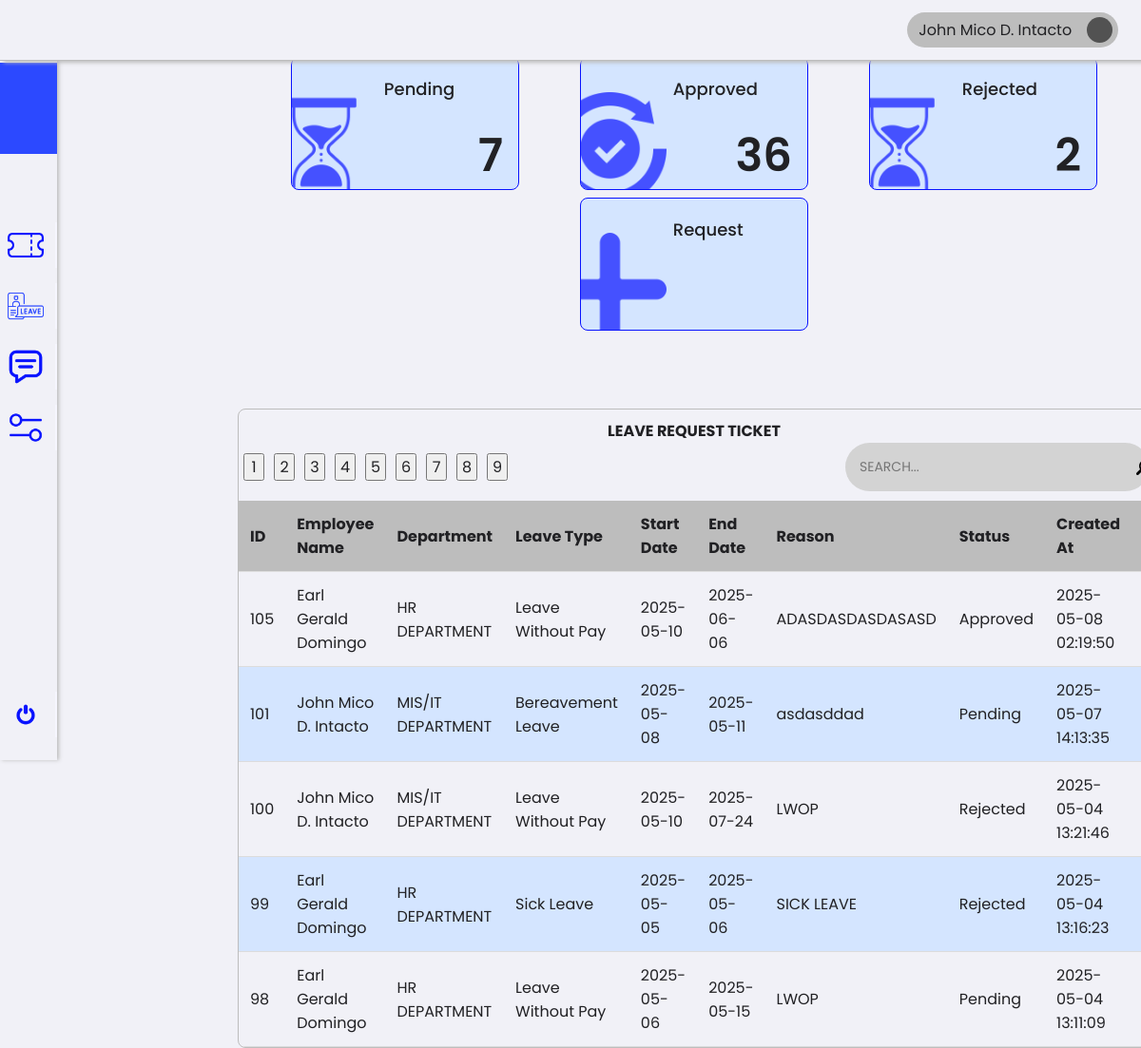
The page /1/employee/leave.php (signed in) on the database its author committed.
### tables this page shows
CREATE TABLE `leave_requests` (
  `id` int(11) NOT NULL,
  `employee_id` int(11) NOT NULL,
  `leave_types` varchar(50) DEFAULT NULL,
  `start_date` date NOT NULL,
  `end_date` date NOT NULL,
  `reason` text NOT NULL,
  `status` enum('Pending','Approved','Rejected') DEFAULT 'Pending',
  `created_at` timestamp NOT NULL DEFAULT current_timestamp(),
  `approved_by` int(11) DEFAULT NULL,
  `updated_at` timestamp NULL DEFAULT NULL ON UPDATE current_timestamp()
);

CREATE TABLE `users` (
  `id` int(11) NOT NULL,
  `name` varchar(255) NOT NULL,
  `email` varchar(255) NOT NULL,
  `password` varchar(255) NOT NULL,
  `role` enum('Employee','HR','HR HEAD','Admin','Super Admin') NOT NULL,
  `department` varchar(255) DEFAULT NULL,
  `status` enum('Active','Inactive') NOT NULL,
  `created_at` timestamp NOT NULL DEFAULT current_timestamp()
);

### 0/includes/platesHrFilter.php (called while the page is built, shortened)
<?php
try {
    require 'db.php';
    $currentUserId = $_SESSION['user_id'] ?? null;
    if ($currentUserId) {
        $sql = "SELECT status, COUNT(*) AS count FROM tickets
                WHERE status IN ('Open', 'In Progress', 'Resolved')
                AND (assigned_to = :userId OR employee_id = :userId)
                GROUP BY status";
        $stmt = $pdo->prepare($sql);
        $stmt->bindParam(':userId', $currentUserId, PDO::PARAM_INT);
        $stmt->execute();
    }
    if ($currentUserId) {
        $countSql = "SELECT COUNT(*) FROM tickets WHERE assigned_to = :userId OR employee_id = :userId";
        $stmt = $pdo->prepare($countSql);
        $stmt->bindParam(':userId', $currentUserId, PDO::PARAM_INT);
        $stmt->execute();
        $sql = "SELECT
                    t.id,
                    e.name AS employee_name,
                    e.department AS employee_department,  -- Fetch the department of the ticket submitter
                    t.subject,
                    t.description,
                    t.status,
                    t.priority,
                    c.name AS category_name,
                    a.name AS assigned_to_name,
                    a.department AS assigned_department, -- Fix department selection
                    t.created_at,
                    t.start_at,
                    t.updated_at
                FROM tickets t
            LEFT JOIN users e ON t.employee_id = e.id  -- Ticket submitter
            LEFT JOIN users a ON t.assigned_to = a.id  -- Assigned user
            LEFT JOIN categories c ON t.category_id = c.id
            WHERE t.assigned_to = :userId OR t.employee_id = :userId
            ORDER BY t.created_at DESC";
        $stmt = $pdo->prepare($sql);
        $stmt->bindParam(':userId', $currentUserId, PDO::PARAM_INT);
        $stmt->execute();
    } else {
        $tickets = [];
        $totalRecords = 0;
    }
} catch (PDOException $e) {
    die("Database connection failed: " . $e->getMessage());
}
$userRole = $_SESSION['role'];
$userId = $_SESSION['user_id'];
try {
    if ($userRole === 'Employee') {
        $stmt = $pdo->prepare("
            SELECT
                lr.id,
                lr.employee_id,
                u.name AS name,
                u.department AS department,
                lr.leave_types,
                lr.start_date,
                lr.end_date,
                lr.reason,
                lr.status,
                lr.created_at,
                approver.name AS approved_by_name,
                lr.updated_at
            FROM leave_requests lr
            LEFT JOIN users u ON lr.employee_id = u.id
            LEFT JOIN users approver ON lr.approved_by = approver.id
            WHERE lr.employee_id = :user_id
            ORDER BY lr.created_at DESC
        ");
        $stmt->bindParam(':user_id', $userId, PDO::PARAM_INT);
    } else {
        $stmt = $pdo->prepare("
            SELECT
                lr.id,
                lr.employee_id,
                u.name AS name,
                u.department AS department,
                lr.leave_types,
                lr.start_date,
                lr.end_date,
                lr.reason,
                lr.status,
                lr.created_at,
                approver.name AS approved_by_name,
                lr.updated_at
            FROM leave_requests lr
            LEFT JOIN users u ON lr.employee_id = u.id
            LEFT JOIN users approver ON lr.approved_by = approver.id
            ORDER BY lr.created_at DESC
        ");
    }
    $stmt->execute();
    $leave_requests = $stmt->fetchAll(PDO::FETCH_ASSOC);
} catch (PDOException $e) {
    error_log("Database Error: " . $e->getMessage());
    $leave_requests = [];
}
$userRole = $_SESSION['role'];
$userId = $_SESSION['user_id'];
try {
    if ($userRole === 'Employee') {
        $stmt = $pdo->prepare("
            SELECT status, COUNT(*) AS count
            FROM leave_requests
            WHERE status IN ('Pending', 'Approved', 'Rejected')
            AND employee_id = :user_id
            GROUP BY status
        ");
        $stmt->bindParam(':user_id', $userId, PDO::PARAM_INT);
    } else {
        $stmt = $pdo->prepare("
            SELECT status, COUNT(*) AS count
            FROM leave_requests
            WHERE status IN ('Pending', 'Approved', 'Rejected')
            GROUP BY status
        ");
    }
    $stmt->execute();
    $leaveCountsStatus = $stmt->fetchAll(PDO::FETCH_ASSOC);
    $statusCountsArray = [];
    foreach ($leaveCountsStatus as $row) {
        $statusCountsArray[$row['status']] = $row['count'];
    }
} catch (PDOException $e) {
    error_log("Database Error: " . $e->getMessage());
    $pendingCount = $approvedCount = $rejectedCount = 0;
}

### 1/employee/leave.php (the view, shortened to what this page needs)
<?php
require_once '../../0/includes/employeeTicket.php';
require_once '../../0/includes/platesHrFilter.php';
?>
<!DOCTYPE html>
<html lang="en">
<head>
    <link rel="stylesheet" href="../../assets/css/framework.css">
    <link rel="stylesheet" href="../../assets/css/hrRepOrder.css">
</head>
<body>
    <div class="container">
        <div class="sideNav">
            <div class="sideNavLogo img-cover"></div>
            <div class="navBtn">
                <div class="navBtnIcon img-contain" style="background-image: url(../../assets/images/icons/ticket.png);"></div>
            </div>
            <div class="navBtn">
                <div class="navBtnIcon img-contain" style="background-image: url(../../assets/images/icons/leave.png);"></div>
            </div>
            <div class="navBtn">
                <div class="navBtnIcon img-contain" style="background-image: url(../../assets/images/icons/chat.png);"></div>
            </div>
            <div class="navBtn">
                <div class="navBtnIcon img-contain" style="background-image: url(../../assets/images/icons/settings.png);"></div>
            </div>
            <div class="navBtn">
                <div class="navBtnIcon img-contain" style="background-image: url(../../assets/images/icons/switch.png);"></div>
            </div>
        </div>
        <div class="content">
            <div class="topNav">
                <div class="account">
                    <div class="accountName">John Doe</div>
                    <div class="accountIcon img-contain"></div>
                </div>
            </div>
            <div class="row plateRow">
                <div class="col plate" id="plate1" data-status="Pending">
                    <div class="plateIcon" style="background-image: url(../../assets/images/icons/hourglass.png);"></div>
                    <div class="plateContent">
                        <div class="plateTitle">Pending</div>
                        <div class="plateValue"><?= htmlspecialchars($statusCountsArray['Pending'] ?? 0) ?></div>
                    </div>
                </div>
                <div class="col plate" id="plate2" data-status="Approved">
                    <div class="plateIcon" style="background-image: url(../../assets/images/icons/ethics.png);"></div>
                    <div class="plateContent">
                        <div class="plateTitle">Approved</div>
                        <div class="plateValue"><?= htmlspecialchars($statusCountsArray['Approved'] ?? 0) ?></div>
                    </div>
                </div>
                <div class="col plate" id="plate3" data-status="Rejected">
                    <div class="plateIcon" style="background-image: url(../../assets/images/icons/hourglass.png);"></div>
                    <div class="plateContent">
                        <div class="plateTitle">Rejected</div>
                        <div class="plateValue"><?= htmlspecialchars($statusCountsArray['Rejected'] ?? 0) ?></div>
                    </div>
                </div>
                <div class="col plate" id="plate4">
                    <div class="plateIcon" style="background-image: url(../../assets/images/icons/add.png);"></div>
                    <div class="plateContent">
                        <div class="plateTitle">Request</div>
                    </div>
                </div>
            </div>
            <br><br>
            <div class="tableContainer">
                <h1 class="table-title">LEAVE REQUEST TICKET</h1>
                <div class="pagination-wrapper">
                    <div class="pagination" id="pageNationID">
                        <div id="paginationControls" class="mt-3"></div>
                    </div>
                    <div class="search-container">
                        <input type="text" id="searchInput" placeholder="SEARCH..." class="search-input">
                        <div class="search-icon">
                            <img src="../../assets/images/icons/search.png" alt="Search">
                        </div>
                    </div>
                </div>
                <table id="leaveTable" class="table">
                    <thead>
                        <tr>
                            <th>ID <i class="fas fa-sort"></i></th>
                            <th>Employee Name <i class="fas fa-sort"></i></th>
                            <th>Department <i class="fas fa-sort"></i></th>
                            <th>Leave Type <i class="fas fa-sort"></i></th>
                            <th>Start Date <i class="fas fa-sort"></i></th>
                            <th>End Date <i class="fas fa-sort"></i></th>
                            <th>Reason <i class="fas fa-sort"></i></th>
                            <th>Status <i class="fas fa-sort"></i></th>
                            <th>Created At <i class="fas fa-sort"></i></th>
                            <th>Approved By <i class="fas fa-sort"></i></th>
                        </tr>
                    </thead>
                    <tbody>
                        <?php if (!empty($leave_requests)): ?>
                            <?php foreach ($leave_requests as $leave): ?>
                                <tr data-id="<?= htmlspecialchars($leave['id']) ?>"
                                    data-employee-id="<?= htmlspecialchars($leave['name']) ?>"
                                    data-department="<?= htmlspecialchars($leave['department']) ?>"
                                    data-leave-type="<?= htmlspecialchars($leave['leave_types']) ?>"
                                    data-start-date="<?= htmlspecialchars($leave['start_date']) ?>"
                                    data-end-date="<?= htmlspecialchars($leave['end_date']) ?>"
                                    data-reason="<?= htmlspecialchars($leave['reason']) ?>"
                                    data-status="<?= htmlspecialchars($leave['status']) ?>"
                                    data-created-at="<?= htmlspecialchars($leave['created_at']) ?>"
                                    data-approved-by="<?= htmlspecialchars($leave['approved_by_name']) ?>"
                                    data-updated-at="<?= htmlspecialchars($leave['updated_at']) ?>">
                                    <td><?= htmlspecialchars($leave['id']) ?></td>
                                    <td><?= htmlspecialchars($leave['name']) ?></td>
                                    <td><?= htmlspecialchars($leave['department']) ?></tdhidden>
                                    <td><?= htmlspecialchars($leave['leave_types']) ?></td>
                                    <td><?= htmlspecialchars($leave['start_date']) ?></td>
                                    <td><?= htmlspecialchars($leave['end_date']) ?></td>
                                    <td><?= htmlspecialchars($leave['reason']) ?></td>
                                    <td><?= htmlspecialchars($leave['status']) ?></td>
                                    <td><?= htmlspecialchars($leave['created_at']) ?></td>
                                    <td><?= htmlspecialchars($leave['approved_by_name']) ?></td>
                                </tr>
                            <?php endforeach; ?>
                        <?php else: ?>
                            <tr>
                                <td colspan="10" style="text-align: center;">No Leave Request Found</td>
                            </tr>
                        <?php endif; ?>
                    </tbody>
                </table>
            </div>
        </div>
                                <?php
                                require_once '../../0/includes/db.php';
                                $userId = $_SESSION['user_id'] ?? null;
                                if ($userId) {
                                    $stmt = $pdo->prepare("SELECT
                                        sl AS sick_leave,
                                        sil AS service_incentive_leave,
                                        elc AS earned_leave_credit,
                                        mil AS management_initiated_leave,
                                        ml AS maternity_leave,
                                        pl AS paternity_leave,
                                        spl AS solo_parent_leave,
                                        brl AS bereavement_leave
                                    FROM total_balance
                                    WHERE user_id = :user_id");
                                    $stmt->bindParam(':user_id', $userId, PDO::PARAM_INT);
                                    $stmt->execute();
                                    $leaveBalances = $stmt->fetch(PDO::FETCH_ASSOC);
                                    var_dump($leaveBalances);
                                } else {
                                    echo '<option value="" disabled>User not logged in</option>';
                                }
                                ?>
    </div>
</body>
</html>

### assets/css/hrRepOrder.css (style rules this page uses)
@media screen and (min-width: 601px) { .content { display: flex; flex-direction: column; width: 80%; min-height: 90vh; margin: 5% 0 0 260px; align-self: center; } }
@media screen and (min-width: 601px) { .tableContainer { display: flex; flex-direction: column; border: 1px solid var(--neutral-300); border-radius: 8px; width: 100%; } }
@media screen and (min-width: 601px) { table { width: 100%; border-collapse: collapse; } }
@media screen and (min-width: 601px) { .table-title { text-align: center; margin-top: 10px; } }
@media screen and (min-width: 601px) { th, td { padding: 12px; text-align: left; border-bottom: 1px solid var(--neutral-200); } }
@media screen and (min-width: 601px) { th { background-color: var(--neutral-300); font-weight: bold; } }
@media screen and (min-width: 601px) { tbody tr:nth-child(even) { background-color: var(--primary-100); } }
@media screen and (min-width: 601px) { .search-container { display: flex; align-items: center; background: #D3D3D3; border-radius: 30px; padding: 5px; width: 320px; } }
@media screen and (min-width: 601px) { .search-input { flex: 1; border: none; background: transparent; padding: 10px; border-radius: 30px; outline: none; font-size: 14px; } }
@media screen and (min-width: 601px) { .search-icon { width: 24px; height: 24px; display: flex; align-items: center; justify-content: center; margin: 0 10px; } }
@media screen and (min-width: 601px) { .search-icon img { width: 16px; height: 16px; } }
@media screen and (min-width: 601px) { .pagination-wrapper { display: flex; justify-content: space-between; align-items: center; width: 100%; padding-bottom: 10px; } }
@media screen and (min-width: 601px) { .pagination { display: flex; gap: 5px; } }

### rows shown on the page
leave_requests: id "105", employee.name "Earl Gerald Domingo", employee.department "HR DEPARTMENT", leave_types "Leave Without Pay", start_date "2025-05-10", end_date "2025-06-06", reason "ADASDASDASDASASD", status "Approved", created_at "2025-05-08 02:19:50"
leave_requests: id "101", employee.name "John Mico D. Intacto", employee.department "MIS/IT DEPARTMENT", leave_types "Bereavement Leave", start_date "2025-05-08", end_date "2025-05-11", reason "asdasddad", status "Pending", created_at "2025-05-07 14:13:35"
leave_requests: id "100", approved_by.name "John Mico D. Intacto", approved_by.department "MIS/IT DEPARTMENT", leave_types "Leave Without Pay", start_date "2025-05-10", end_date "2025-07-24", reason "LWOP", status "Rejected", created_at "2025-05-04 13:21:46"
leave_requests: id "99", employee.name "Earl Gerald Domingo", employee.department "HR DEPARTMENT", leave_types "Sick Leave", start_date "2025-05-05", end_date "2025-05-06", reason "SICK LEAVE", status "Rejected", created_at "2025-05-04 13:16:23"
leave_requests: id "98", employee.name "Earl Gerald Domingo", employee.department "HR DEPARTMENT", leave_types "Leave Without Pay", start_date "2025-05-06", end_date "2025-05-15", reason "LWOP", status "Pending", created_at "2025-05-04 13:11:09"

### other values the page prints
$statusCountsArray['Pending'] "7"
$statusCountsArray['Approved'] "36"
$statusCountsArray['Rejected'] "2"
